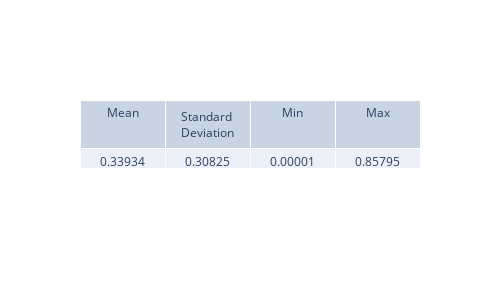
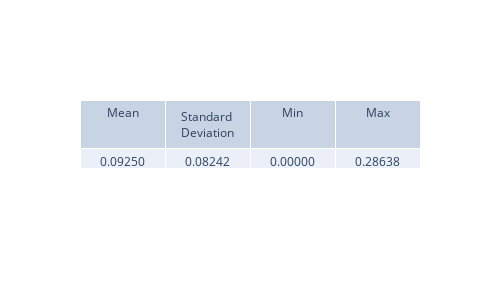
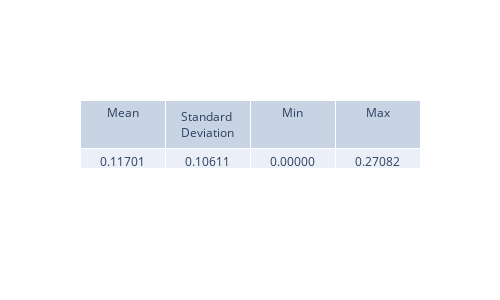
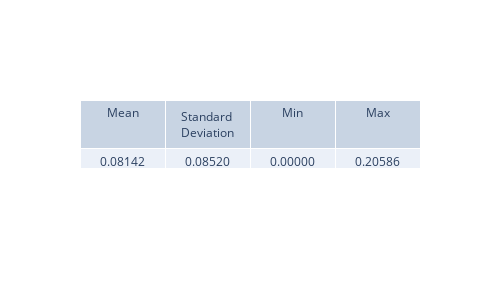

Source (notebook cell) for these figures, in order:
### Code cell
lambda0_analytical = analytical_weights["lambda0_analytical"]
lambda1_analytical = analytical_weights["lambda1_analytical"]
lambda2_analytical = analytical_weights["lambda2_analytical"]
lambda3_analytical = analytical_weights["lambda3_analytical"]
lambda4_analytical = analytical_weights["lambda4_analytical"]
lambda5_analytical = analytical_weights["lambda5_analytical"]

lambda0_diff = np.abs(lambda0 - lambda0_analytical)
lambda1_diff = np.abs(lambda1 - lambda1_analytical)
lambda2_diff = np.abs(lambda2 - lambda2_analytical)
lambda3_diff = np.abs(lambda3 - lambda3_analytical)
lambda4_diff = np.abs(lambda4 - lambda4_analytical)
lambda5_diff = np.abs(lambda5 - lambda5_analytical)

view_metrics(lambda0_diff)
view_metrics(lambda1_diff)
view_metrics(lambda2_diff)
view_metrics(lambda3_diff)
view_metrics(lambda4_diff)
view_metrics(lambda5_diff)

plt.figure(figsize=(8, 5), dpi=200)
plt.plot(t_values, lambda0_diff, label='delta lambda0')
plt.plot(t_values, lambda1_diff, label='delta lambda1')
plt.plot(t_values, lambda2_diff, label='delta lambda2')
plt.plot(t_values, lambda3_diff, label='delta lambda3')
plt.plot(t_values, lambda4_diff, label='delta lambda4')
plt.plot(t_values, lambda5_diff, label='delta lambda5')
plt.xlabel("Time (ps)")
plt.ylabel("Absolute Error")
plt.title("Difference between PINN and Numerical lambda values")
plt.grid(True)
plt.legend()
plt.show()

### Figure 1 — Plotly figure (JSON) as saved in the notebook; plotly's stock layout.template omitted (floating-point values rounded to 4 significant figures)
{"data": [{"cells": {"values": [["0.33934"], ["0.30825"], ["0.00001"], ["0.85795"]]}, "header": {"values": ["Mean", "Standard Deviation", "Min", "Max"]}, "type": "table"}], "layout": {"height": 300, "width": 500}}

### Figure 2 — Plotly figure (JSON) as saved in the notebook; plotly's stock layout.template omitted (floating-point values rounded to 4 significant figures)
{"data": [{"cells": {"values": [["0.09250"], ["0.08242"], ["0.00000"], ["0.28638"]]}, "header": {"values": ["Mean", "Standard Deviation", "Min", "Max"]}, "type": "table"}], "layout": {"height": 300, "width": 500}}

### Figure 3 — Plotly figure (JSON) as saved in the notebook; plotly's stock layout.template omitted (floating-point values rounded to 4 significant figures)
{"data": [{"cells": {"values": [["0.11701"], ["0.10611"], ["0.00000"], ["0.27082"]]}, "header": {"values": ["Mean", "Standard Deviation", "Min", "Max"]}, "type": "table"}], "layout": {"height": 300, "width": 500}}

### Figure 4 — Plotly figure (JSON) as saved in the notebook; plotly's stock layout.template omitted (floating-point values rounded to 4 significant figures)
{"data": [{"cells": {"values": [["0.08142"], ["0.08520"], ["0.00000"], ["0.20586"]]}, "header": {"values": ["Mean", "Standard Deviation", "Min", "Max"]}, "type": "table"}], "layout": {"height": 300, "width": 500}}
